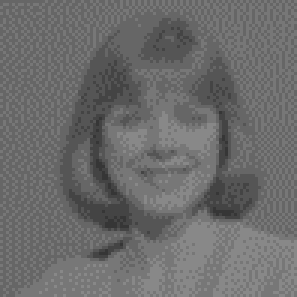
#> input picture Contrast stretching different techniques/img1_1.png, 99 x 99 px (shown 3 times larger)
$ jupyter execute file.ipynb
#> lines starting #> are read from the running program, lines starting #| are printed output that depends on the picture; after the words box and inside, x2 and y2 are one past the last pixel; in counts of white or black regions, pixels touching at a corner belong together
[cell 1]
import numpy as np
import pandas as pd
import cv2 as cv
from google.colab.patches import cv2_imshow # for image display
from skimage import io
from PIL import Image
import matplotlib.pylab as plt

[cell 2]
# from google.colab import files

# uploaded = files.upload()

### 1.

[cell 3]
def single_leg_contrast_stretching(img, r1, s1, r2, s2):
  if (0 <= img and img <= r1):
      return (s1 / r1)*img
  elif (r1 < img and img <= r2):
      return ((s2 - s1)/(r2 - r1)) * (img - r1) + s1
  else:
      return ((255 - s2)/(255 - r2)) * (img - r2) + s2

[cell 4]
# [5 lines of commented-out code are left out]
def plot(r1, s1, r2, s2):
  x = np.array([0,r1,r2,255])
  y = np.array([0,s1,s2,255])
  xx = np.vstack([x[[0,1]], x[[1,2]], x[[2,3]]])
  yy = np.vstack([y[[0,1]], y[[1,2]], y[[2,3]]])
  plt.plot(xx,yy, '-ok', mfc='C1', mec='C1')

[cell 5]
img1_1 = cv.imread("img1_1.png", 0)
#> img1_1 is the input picture: shape (99, 99); min 54, max 136, mean 107.5
cv2_imshow(img1_1)

[cell 6]
pixelVal_vec = np.vectorize(single_leg_contrast_stretching)

[cell 7]
img1_1_contrast = pixelVal_vec(img1_1, 0, 30, 225, 255)
print("Contrast stretching, the image is becoming a bit lighter")
plot(0, 30, 225, 255)
cv2_imshow(img1_1_contrast)

[cell 8]
img1_1_contrast = pixelVal_vec(img1_1, 30, 0, 255, 225)
print("Image is getting dark")
plot(30, 0, 255, 225)
cv2_imshow(img1_1_contrast)

[cell 9]
img1_1_contrast = pixelVal_vec(img1_1, 30, 0, 180, 255)
print("Contrast stretching")
plot(30, 0, 180, 255)
cv2_imshow(img1_1_contrast)

[cell 10]
img1_1_contrast = pixelVal_vec(img1_1, 80, 0, 80, 255)
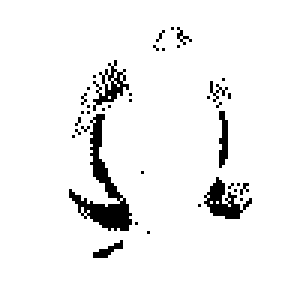
#> img1_1_contrast: shape (99, 99) float64 (shown 3 times larger); 94.4% white; 39 black regions (34 under 20 px), largest, box (x1, y1, x2, y2) and area: (23, 38, 44, 77) 238, (68, 59, 84, 73) 96, (31, 20, 43, 37) 71, (73, 37, 76, 56) 42, (31, 80, 41, 86) 25
print("Image is getting converted to binary")
plot(80, 0, 80, 255)
cv2_imshow(img1_1_contrast)

[cell 11]
img1_1_contrast = pixelVal_vec(img1_1, 0, 255, 255, 0)
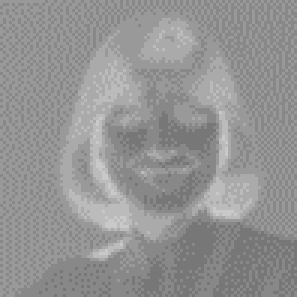
#> img1_1_contrast: shape (99, 99) float64 (shown 3 times larger); min 119, max 201, mean 147.5
print("Image is getting inverted")
plot(0, 255, 255, 0)
cv2_imshow(img1_1_contrast)

[cell 12]
img1_1_contrast = pixelVal_vec(img1_1, 10, 80, 255, 80)
#> img1_1_contrast: shape (99, 99) float64; every value is 80
print("All pixel values are being converted to 80")
plot(10, 80, 255, 80)
cv2_imshow(img1_1_contrast)

### 2.

[cell 13]
def two_leg_contrast_stretching(img, r1, s1, r2, s2, r3, s3):
  if (0 < img and img <= r1):
      return (s1 / r1)*img
  elif (r1 < img and img <= r2):
      return ((s2 - s1)/(r2 - r1)) * (img - r1) + s1
  elif ((r2 < img and img <= r3) or (r3==255 and s3 == 255)):
      return ((s3 - s2)/(r3 - r2)) * (img - r2) + s2
  else:
      return ((255 - s3)/(255 - r3)) * (img - r3) + s3

[cell 14]
def plot_two_leg(r1, s1, r2, s2, r3, s3):
  x = np.array([0,r1,r2,r3,255])
  y = np.array([0,s1,s2,s3,255])
  xx = np.vstack([x[[0,1]], x[[1,2]], x[[2,3]], x[[3,4]]])
  yy = np.vstack([y[[0,1]], y[[1,2]], y[[2,3]], y[[3,4]]])
  plt.plot(xx,yy, '-ok', mfc='C1', mec='C1')

[cell 15]
pixelVal_vec = np.vectorize(two_leg_contrast_stretching)

[cell 16]
street = cv.imread("street.png", 0)
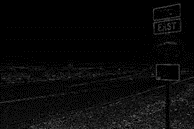
#> input picture Contrast stretching different techniques/street.png, 194 x 129 px
#> street is the input picture: shape (129, 194); min 0, max 107, mean 9.4
cv2_imshow(street)

[cell 17]
street_contrast = pixelVal_vec(street, 0, 0, 125, 200, 255, 255)
print("Image is getting brighter")
plot_two_leg(0, 0, 125, 200, 255, 255)
cv2_imshow(street_contrast)

[cell 18]
street_contrast = pixelVal_vec(street, 0, 0, 80, 200, 255, 255)
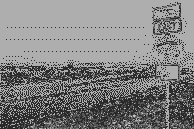
#> street_contrast: shape (129, 194) float64; min 42.5, max 208.5, mean 130.5
print("Image is getting brighter")
plot_two_leg(0, 0, 80, 200, 255, 255)
cv2_imshow(street_contrast)
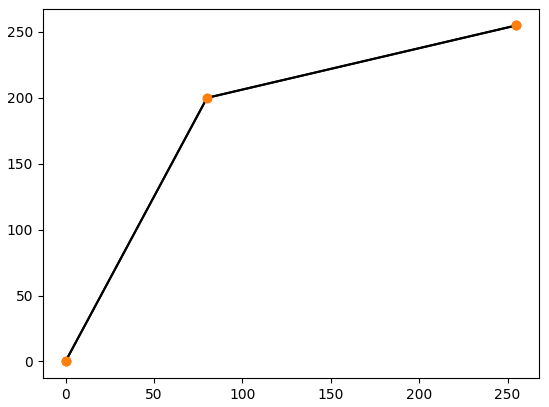
#> figure drawn by matplotlib, 1 panel

### 3.

[cell 19]
street = cv.imread("street.png", cv.IMREAD_GRAYSCALE)
cv2_imshow(street)

[cell 20]
def log_transformation(img):
  c = 255/(np.log(1 + np.max(img)))
#> c = 54.46
  log_transformed = c * np.log(1 + img)
  log_transformed = np.array(log_transformed, dtype = np.uint8)
  cv2_imshow(log_transformed)

[cell 21]
print("Image is getting clearer/brighter")
log_transformation(street)

[cell 22]
camera = cv.imread("camera.png", cv.IMREAD_GRAYSCALE)
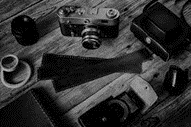
#> input picture Contrast stretching different techniques/camera.png, 191 x 127 px
#> camera is the input picture: shape (127, 191); min 0, max 207, mean 49
cv2_imshow(camera)

[cell 23]
print("Image is getting clearer/brighter")
log_transformation(camera)
#> in log_transformation (call 2), `c = 255/(np.log(1 + np.max(img)))`: c = 47.77
#> in log_transformation (call 2), `log_transformed = c * np.log(1 + img)`:
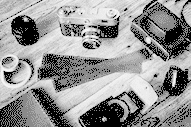
#> log_transformed: shape (127, 191) float16; min 0, max 255, mean 147.4

### 4.

[cell 24]
def two_leg_contrast_stretching(img, r1, s1, r2, s2, r3, s3):
  if (0 < img and img <= r1):
      return (s1 / r1)*img
  elif (r1 < img and img <= r2):
      return ((s2 - s1)/(r2 - r1)) * (img - r1) + s1
  elif ((r2 < img and img <= r3) or (r3==255 and s3 == 255)):
      return ((s3 - s2)/(r3 - r2)) * (img - r2) + s2
  else:
      return ((255 - s3)/(255 - r3)) * (img - r3) + s3

[cell 25]
pixelVal_vec = np.vectorize(two_leg_contrast_stretching)

[cell 26]
img5_1 = cv.imread("img5_1.png", cv.IMREAD_GRAYSCALE)
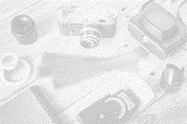
#> input picture Contrast stretching different techniques/img5_1.png, 187 x 124 px
#> img5_1 is the input picture: shape (124, 187); min 182, max 255, mean 228.1
cv2_imshow(img5_1)

[cell 27]
img5_1_contrast = pixelVal_vec(img5_1, 0, 0, 180, 80, 255, 255)
print("Image is getting clear/dark")
plot_two_leg(0, 0, 180, 80, 255, 255)
cv2_imshow(img5_1_contrast)

[cell 28]
img5_1_contrast = pixelVal_vec(img5_1, 0, 0, 100, 50, 255, 255)
print("Contrast stretching")
plot_two_leg(0, 0, 100, 50, 255, 255)
cv2_imshow(img5_1_contrast)

[cell 29]
img5_2 = cv.imread("img5_2.png", cv.IMREAD_GRAYSCALE)
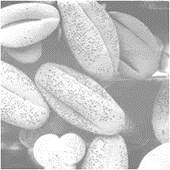
#> input picture Contrast stretching different techniques/img5_2.png, 170 x 170 px
#> img5_2 is the input picture: shape (170, 170); min 111, max 255, mean 196.1
cv2_imshow(img5_2)

[cell 30]
img5_1_contrast = pixelVal_vec(img5_2, 0, 0, 180, 80, 255, 255)
#> img5_1_contrast: shape (170, 170) float64
print("Image is getting clear/dark")
plot_two_leg(0, 0, 180, 80, 255, 255)
cv2_imshow(img5_1_contrast)

[cell 31]
img5_1_contrast = pixelVal_vec(img5_2, 0, 0, 100, 50, 255, 255)
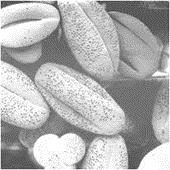
#> img5_1_contrast: shape (170, 170) float64; min 64.55, max 255, mean 177.1
print("Contrast stretching")
plot_two_leg(0, 0, 100, 50, 255, 255)
cv2_imshow(img5_1_contrast)
